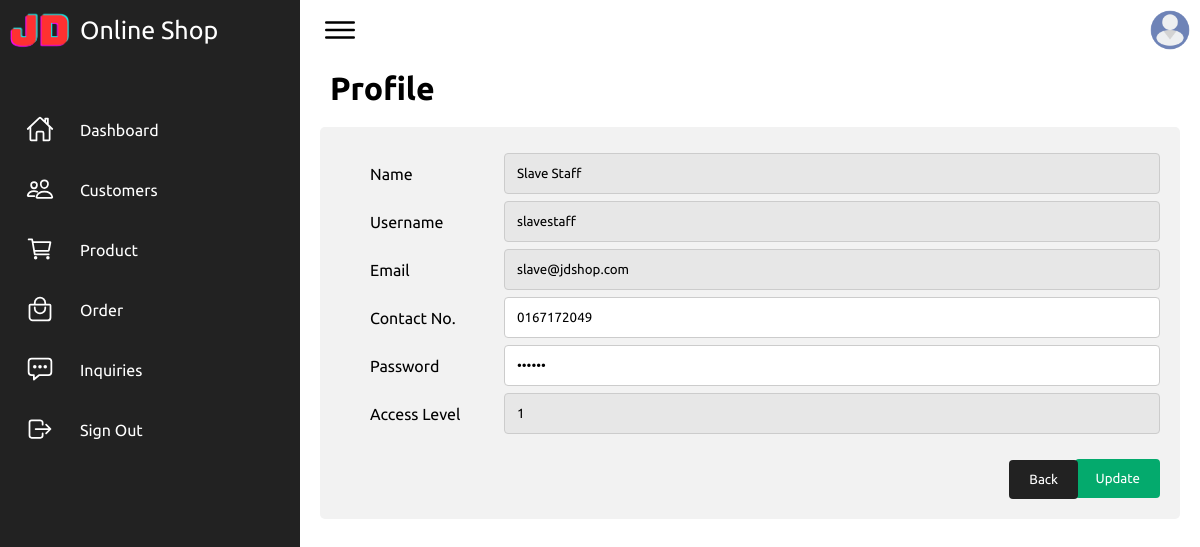
The app's page /admin/staff-profile.php (signed in) with its own data.
### tables this page shows
CREATE TABLE `staffs` (
  `id` int(11) NOT NULL,
  `name` varchar(255) NOT NULL,
  `username` varchar(255) NOT NULL,
  `email` varchar(255) NOT NULL,
  `contact` varchar(255) NOT NULL,
  `password` varchar(255) NOT NULL,
  `levelID` int(11) NOT NULL
);

### admin/staff-profile.php (the view, shortened to what this page needs)
<?php
if(empty($_SESSION['id']))
{
  header('location:index.php');
}
else
{
  ?>
<!DOCTYPE html>
<html lang="en">
<head>
  <link rel="stylesheet" href="assets/css/style.css">
</head>
<body>
  <div class="container">
    <?php include'nav.php' ?>
    <h1 style="margin-top: 10px; margin-left: 30px;">Profile</h1>
    <div class="container-2">
      <form action="" method="post">
        <?php
        $sql ="select * from staffs where id='{$_SESSION['id']}'";
        $rest=mysqli_query($conn, $sql);
        if(mysqli_num_rows($rest)>0){
          while($row = mysqli_fetch_assoc($rest)){
            ?>
            <div class="row">
              <div class="col-15">
                <label for="name">Name</label>
              </div>
              <div class="col-80">
                <input readonly type="text" id="name" name="name" value="<?php echo $row['name']; ?>" style="background-color:#E7E7E7;">
              </div>
            </div>
            <div class="row">
              <div class="col-15">
                <label for="username">Username</label>
              </div>
              <div class="col-80">
                <input readonly type="text" id="username" name="username" value="<?php echo $row['username']; ?>" style="background-color:#E7E7E7;">
              </div>
            </div>
            <div class="row">
              <div class="col-15">
                <label for="email">Email</label>
              </div>
              <div class="col-80">
                <input readonly type="text" id="email" name="email" value="<?php echo $row['email']; ?>" style="background-color:#E7E7E7;">
              </div>
            </div>
            <div class="row">
              <div class="col-15">
                <label for="contact">Contact No.</label>
              </div>
              <div class="col-80">
                <input type="text" id="contact" name="contact" placeholder="Please enter your contact number" value="<?php echo $row['contact']; ?>">
              </div>
            </div>
            <div class="row">
              <div class="col-15">
                <label for="password">Password</label>
              </div>
              <div class="col-80">
                <input type="password" id="password" name="password" placeholder="Please enter password" value="<?php echo $row['password']; ?>">
              </div>
            </div>
            <div class="row">
              <div class="col-15">
                <label for="level">Access Level</label>
              </div>
              <div class="col-80">
                <input readonly type="text" id="levelID" name="levelID" value="<?php echo $row['levelID']; ?>" style="background-color:#E7E7E7;">
              </div>
            </div>
            <?php
          }
        }
        ?>
        <br>
        <div class="row">
          <div class="col-10">
            <input type="submit" name="submit" value="Update">
          </div>
        </div>
      </form>
      <div class="row">
        <div class="col-20">
          <a href="dashboard.php"><button class="btn-back">Back</button></a>
        </div>
      </div>
    </div>
    </div>
  </div>
</body>
<?php
}
?>

### admin/assets/css/style.css (style rules this page uses)
* { font-family: "Ubuntu", sans-serif; margin: 0; padding: 0; box-sizing: border-box; }
:root { --blue: #2a2185; --white: #fff; --gray: #f5f5f5; --black1: #222; --black2: #999; }
body { min-height: 100vh; overflow-x: hidden; }
.container { position: relative; width: 100%; }
input[type=file], input[type=number], input[type=password], input[type=text], select, textarea { width: 100%; padding: 12px; border: 1px solid #ccc; border-radius: 4px; resize: vertical; }
label { padding: 12px 12px 12px 0; display: inline-block; }
input[type=submit] { background-color: #04AA6D; color: white; padding: 12px 20px; border: none; border-radius: 4px; cursor: pointer; float: right; }
.btn-back { background-color: var(--black1);; color: white; padding: 12px 20px; border: none; border-radius: 4px; cursor: pointer; float: right; }
.container-2 { border-radius: 5px; background-color: #f2f2f2; padding: 20px; margin: 20px; }
.col-15 { float: left; width: 15%; margin-top: 6px; margin-left: 30px; }
.col-80 { float: right; width: 80%; margin-top: 6px; }
.col-10 { float: right; width: 10%; margin-top: 6px; }
.col-20 { float: left; width: 90%; margin-top: -38px; }
.row::after { content: ""; display: table; clear: both; }

### records on screen
staffs: name "Slave Staff", username "slavestaff", email "slave@jdshop.com", contact "0167172049", levelID "1"
